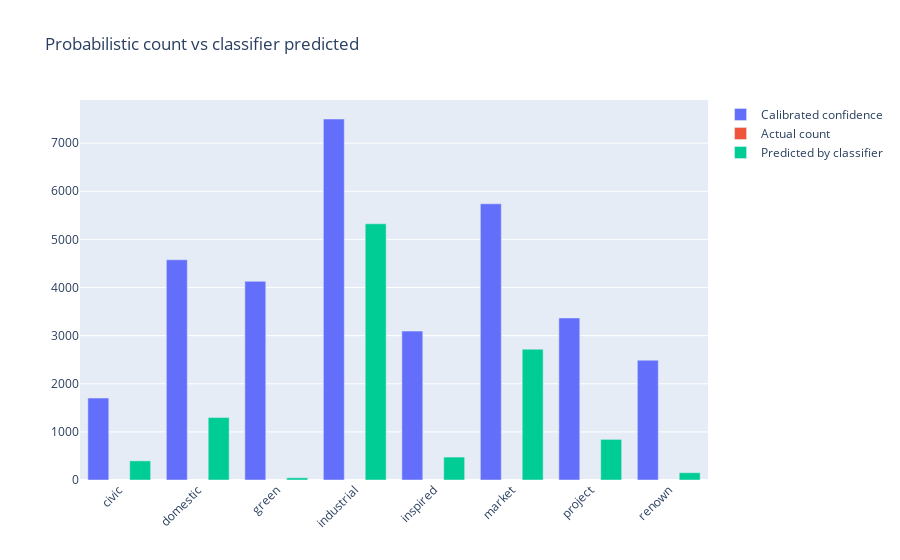
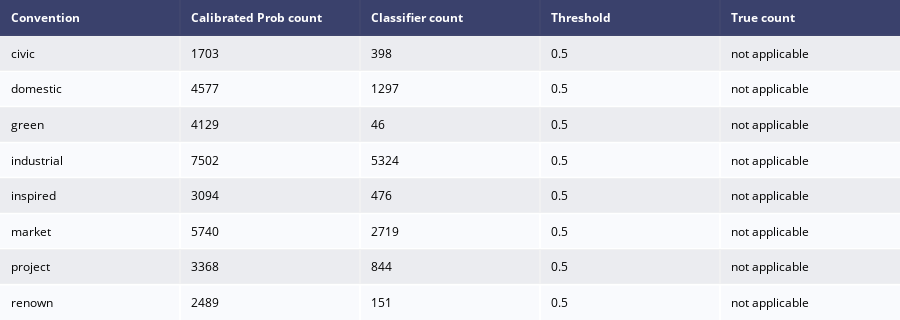

The notebook cell saved with these charts, in order:
### Markdown cell above
# Classify Reddit Repo with latest Models

### Code cell
min_score = 4
reddit_analysis_df = analyze_subreddit(REDDIT_AI_GIT,  _thresholds, _tokenizer['tokenizer'], _DLModels, _DLModelsIsotonicRegression, model_helpers, min_score)

### Figure 1 — Plotly figure (JSON) as saved in the notebook; plotly's stock layout.template omitted (floating-point values rounded to 4 significant figures)
{"data": [{"name": "Calibrated confidence", "textposition": "auto", "type": "bar", "x": ["civic", "domestic", "green", "industrial", "inspired", "market", "project", "renown"], "y": [1703, 4577, 4129, 7502, 3094, 5740, 3368, 2489]}, {"name": "Actual count", "textposition": "auto", "type": "bar", "x": ["civic", "domestic", "green", "industrial", "inspired", "market", "project", "renown"], "y": ["not applicable", "not applicable", "not applicable", "not applicable", "not applicable", "not applicable", "not applicable", "not applicable"]}, {"name": "Predicted by classifier", "textposition": "auto", "type": "bar", "x": ["civic", "domestic", "green", "industrial", "inspired", "market", "project", "renown"], "y": [398, 1297, 46, 5324, 476, 2719, 844, 151]}], "layout": {"barmode": "group", "title": {"text": "Probabilistic count vs classifier predicted"}, "xaxis": {"tickangle": -45}}}

### Figure 2 — Plotly figure (JSON) as saved in the notebook; plotly's stock layout.template omitted (floating-point values rounded to 4 significant figures)
{"data": [{"colorscale": [[0, "#00083e"], [0.5, "#ededee"], [1, "#ffffff"]], "hoverinfo": "none", "opacity": 0.75, "showscale": false, "type": "heatmap", "z": [[0, 0, 0, 0, 0], [0.5, 0.5, 0.5, 0.5, 0.5], [1, 1, 1, 1, 1], [0.5, 0.5, 0.5, 0.5, 0.5], [1, 1, 1, 1, 1], [0.5, 0.5, 0.5, 0.5, 0.5], [1, 1, 1, 1, 1], [0.5, 0.5, 0.5, 0.5, 0.5], [1, 1, 1, 1, 1]]}], "layout": {"annotations": [{"align": "left", "font": {"color": "#ffffff"}, "showarrow": false, "text": "<b>Convention</b>", "x": -0.45, "xanchor": "left", "xref": "x", "y": 0, "yref": "y"}, {"align": "left", "font": {"color": "#ffffff"}, "showarrow": false, "text": "<b>Calibrated Prob count</b>", "x": 0.55, "xanchor": "left", "xref": "x", "y": 0, "yref": "y"}, {"align": "left", "font": {"color": "#ffffff"}, "showarrow": false, "text": "<b>Classifier count</b>", "x": 1.55, "xanchor": "left", "xref": "x", "y": 0, "yref": "y"}, {"align": "left", "font": {"color": "#ffffff"}, "showarrow": false, "text": "<b>Threshold</b>", "x": 2.55, "xanchor": "left", "xref": "x", "y": 0, "yref": "y"}, {"align": "left", "font": {"color": "#ffffff"}, "showarrow": false, "text": "<b>True count</b>", "x": 3.55, "xanchor": "left", "xref": "x", "y": 0, "yref": "y"}, {"align": "left", "font": {"color": "#000000"}, "showarrow": false, "text": "civic", "x": -0.45, "xanchor": "left", "xref": "x", "y": 1, "yref": "y"}, {"align": "left", "font": {"color": "#000000"}, "showarrow": false, "text": "1703", "x": 0.55, "xanchor": "left", "xref": "x", "y": 1, "yref": "y"}, {"align": "left", "font": {"color": "#000000"}, "showarrow": false, "text": "398", "x": 1.55, "xanchor": "left", "xref": "x", "y": 1, "yref": "y"}, {"align": "left", "font": {"color": "#000000"}, "showarrow": false, "text": "0.5", "x": 2.55, "xanchor": "left", "xref": "x", "y": 1, "yref": "y"}, {"align": "left", "font": {"color": "#000000"}, "showarrow": false, "text": "not applicable", "x": 3.55, "xanchor": "left", "xref": "x", "y": 1, "yref": "y"}, {"align": "left", "font": {"color": "#000000"}, "showarrow": false, "text": "domestic", "x": -0.45, "xanchor": "left", "xref": "x", "y": 2, "yref": "y"}, {"align": "left", "font": {"color": "#000000"}, "showarrow": false, "text": "4577", "x": 0.55, "xanchor": "left", "xref": "x", "y": 2, "yref": "y"}, {"align": "left", "font": {"color": "#000000"}, "showarrow": false, "text": "1297", "x": 1.55, "xanchor": "left", "xref": "x", "y": 2, "yref": "y"}, {"align": "left", "font": {"color": "#000000"}, "showarrow": false, "text": "0.5", "x": 2.55, "xanchor": "left", "xref": "x", "y": 2, "yref": "y"}, {"align": "left", "font": {"color": "#000000"}, "showarrow": false, "text": "not applicable", "x": 3.55, "xanchor": "left", "xref": "x", "y": 2, "yref": "y"}, {"align": "left", "font": {"color": "#000000"}, "showarrow": false, "text": "green", "x": -0.45, "xanchor": "left", "xref": "x", "y": 3, "yref": "y"}, {"align": "left", "font": {"color": "#000000"}, "showarrow": false, "text": "4129", "x": 0.55, "xanchor": "left", "xref": "x", "y": 3, "yref": "y"}, {"align": "left", "font": {"color": "#000000"}, "showarrow": false, "text": "46", "x": 1.55, "xanchor": "left", "xref": "x", "y": 3, "yref": "y"}, {"align": "left", "font": {"color": "#000000"}, "showarrow": false, "text": "0.5", "x": 2.55, "xanchor": "left", "xref": "x", "y": 3, "yref": "y"}, {"align": "left", "font": {"color": "#000000"}, "showarrow": false, "text": "not applicable", "x": 3.55, "xanchor": "left", "xref": "x", "y": 3, "yref": "y"}, {"align": "left", "font": {"color": "#000000"}, "showarrow": false, "text": "industrial", "x": -0.45, "xanchor": "left", "xref": "x", "y": 4, "yref": "y"}, {"align": "left", "font": {"color": "#000000"}, "showarrow": false, "text": "7502", "x": 0.55, "xanchor": "left", "xref": "x", "y": 4, "yref": "y"}, {"align": "left", "font": {"color": "#000000"}, "showarrow": false, "text": "5324", "x": 1.55, "xanchor": "left", "xref": "x", "y": 4, "yref": "y"}, {"align": "left", "font": {"color": "#000000"}, "showarrow": false, "text": "0.5", "x": 2.55, "xanchor": "left", "xref": "x", "y": 4, "yref": "y"}, {"align": "left", "font": {"color": "#000000"}, "showarrow": false, "text": "not applicable", "x": 3.55, "xanchor": "left", "xref": "x", "y": 4, "yref": "y"}, {"align": "left", "font": {"color": "#000000"}, "showarrow": false, "text": "inspired", "x": -0.45, "xanchor": "left", "xref": "x", "y": 5, "yref": "y"}, {"align": "left", "font": {"color": "#000000"}, "showarrow": false, "text": "3094", "x": 0.55, "xanchor": "left", "xref": "x", "y": 5, "yref": "y"}, {"align": "left", "font": {"color": "#000000"}, "showarrow": false, "text": "476", "x": 1.55, "xanchor": "left", "xref": "x", "y": 5, "yref": "y"}, {"align": "left", "font": {"color": "#000000"}, "showarrow": false, "text": "0.5", "x": 2.55, "xanchor": "left", "xref": "x", "y": 5, "yref": "y"}, {"align": "left", "font": {"color": "#000000"}, "showarrow": false, "text": "not applicable", "x": 3.55, "xanchor": "left", "xref": "x", "y": 5, "yref": "y"}, {"align": "left", "font": {"color": "#000000"}, "showarrow": false, "text": "market", "x": -0.45, "xanchor": "left", "xref": "x", "y": 6, "yref": "y"}, {"align": "left", "font": {"color": "#000000"}, "showarrow": false, "text": "5740", "x": 0.55, "xanchor": "left", "xref": "x", "y": 6, "yref": "y"}, {"align": "left", "font": {"color": "#000000"}, "showarrow": false, "text": "2719", "x": 1.55, "xanchor": "left", "xref": "x", "y": 6, "yref": "y"}, {"align": "left", "font": {"color": "#000000"}, "showarrow": false, "text": "0.5", "x": 2.55, "xanchor": "left", "xref": "x", "y": 6, "yref": "y"}, {"align": "left", "font": {"color": "#000000"}, "showarrow": false, "text": "not applicable", "x": 3.55, "xanchor": "left", "xref": "x", "y": 6, "yref": "y"}, {"align": "left", "font": {"color": "#000000"}, "showarrow": false, "text": "project", "x": -0.45, "xanchor": "left", "xref": "x", "y": 7, "yref": "y"}, {"align": "left", "font": {"color": "#000000"}, "showarrow": false, "text": "3368", "x": 0.55, "xanchor": "left", "xref": "x", "y": 7, "yref": "y"}, {"align": "left", "font": {"color": "#000000"}, "showarrow": false, "text": "844", "x": 1.55, "xanchor": "left", "xref": "x", "y": 7, "yref": "y"}, {"align": "left", "font": {"color": "#000000"}, "showarrow": false, "text": "0.5", "x": 2.55, "xanchor": "left", "xref": "x", "y": 7, "yref": "y"}, {"align": "left", "font": {"color": "#000000"}, "showarrow": false, "text": "not applicable", "x": 3.55, "xanchor": "left", "xref": "x", "y": 7, "yref": "y"}, {"align": "left", "font": {"color": "#000000"}, "showarrow": false, "text": "renown", "x": -0.45, "xanchor": "left", "xref": "x", "y": 8, "yref": "y"}, {"align": "left", "font": {"color": "#000000"}, "showarrow": false, "text": "2489", "x": 0.55, "xanchor": "left", "xref": "x", "y": 8, "yref": "y"}, {"align": "left", "font": {"color": "#000000"}, "showarrow": false, "text": "151", "x": 1.55, "xanchor": "left", "xref": "x", "y": 8, "yref": "y"}, {"align": "left", "font": {"color": "#000000"}, "showarrow": false, "text": "0.5", "x": 2.55, "xanchor": "left", "xref": "x", "y": 8, "yref": "y"}, {"align": "left", "font": {"color": "#000000"}, "showarrow": false, "text": "not applicable", "x": 3.55, "xanchor": "left", "xref": "x", "y": 8, "yref": "y"}], "height": 320, "margin": {"b": 0, "l": 0, "r": 0, "t": 0}, "xaxis": {"dtick": 1, "gridwidth": 2, "showticklabels": false, "tick0": -0.5, "ticks": "", "zeroline": false}, "yaxis": {"autorange": "reversed", "dtick": 1, "gridwidth": 2, "showticklabels": false, "tick0": 0.5, "ticks": "", "zeroline": false}}}
